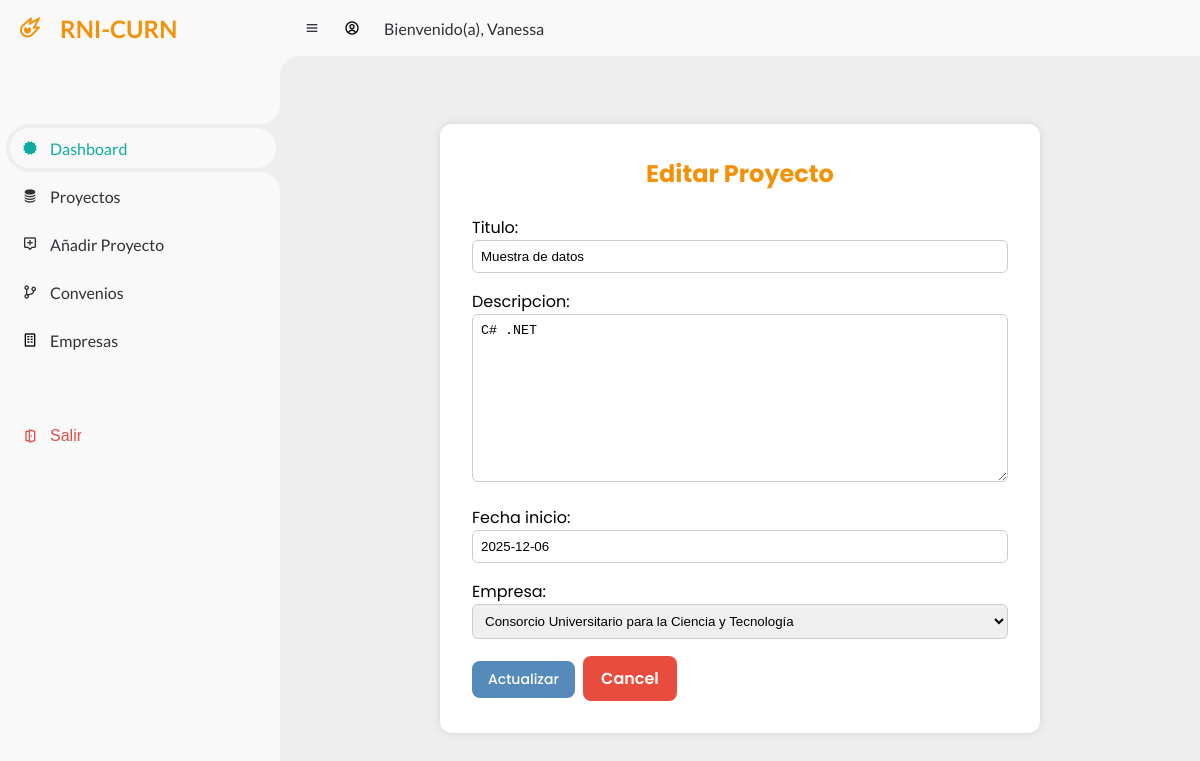
/proyectos/4/editar/ (signed in), run on the app's committed database.
### usuarios/models.py (models this page shows)
class Usuario(AbstractUser):
    email = models.EmailField(unique=True)
    correo_verificado = models.BooleanField(default=False)

### proyectos/models.py (models this page shows, shortened)
class Proyecto(models.Model):
    titulo = models.CharField(max_length=200)
    descripcion = models.TextField()
    fecha_inicio = models.DateField()
    investigador = models.ForeignKey(settings.AUTH_USER_MODEL, on_delete=models.CASCADE)
    empresa = models.ForeignKey(Empresa, on_delete=models.SET_NULL, null=True, blank=True)

### proyectos/views.py (the view)
# urls.py: path('<int:proyecto_id>/editar/', views.editar_proyecto, name='editar_proyecto'),
@login_required
def editar_proyecto(request, proyecto_id):
    proyecto = get_object_or_404(Proyecto, id=proyecto_id, investigador=request.user)
    if request.method == 'POST':
        form = ProyectoForm(request.POST, instance=proyecto)
        if form.is_valid():
            form.save()
            return redirect('lista_proyectos')
    else:
        form = ProyectoForm(instance=proyecto)
    return render(request, 'proyectos/editar.html', {'form': form, 'proyecto': proyecto})

### proyectos/forms.py
class ProyectoForm(forms.ModelForm):
    class Meta:
        model = Proyecto
        fields = ['titulo', 'descripcion', 'fecha_inicio', 'empresa']

### convenios/models.py (called while the page is built)
    def __str__(self):
        return self.nombre

### templates/proyectos/editar.html (shortened to what this page needs)
{% extends 'main/base.html' %}
{% load static %}
{% block content %}
<section id="content">
    <main>
        <div class="form-container">
            <h2 class="login-title">Editar Proyecto</h2>
            <form class="form" method="post">
                {{ form.as_p }}
                <button class="btn-edit" type="submit">Actualizar</button>
                <a href="{% url 'lista_proyectos' %}" class="btn-cancel">Cancel</a>
            </form>
        </div>
    </main>
</section>
{% endblock %}

### templates/main/base.html (shortened to what this page needs)
{% load static %}
<!DOCTYPE html>
<html lang="en">
<head>
    <link rel="stylesheet" href="{% static 'css/style.css' %}">
    <link href='https://unpkg.com/boxicons@2.1.4/css/boxicons.min.css' rel='stylesheet'>
</head>
<body>
    <section id="sidebar">
        <a href="/home" class="brand">
            <i class='bx bx-meteor' ></i>
            <span class="text">RNI-CURN</span>
        </a>
        <ul class="side-menu top">
            {% if user.is_authenticated %}
            <li class="active">
                <a href="/home">
                    <i class='bx bxs-certification'></i>
                    <span class="text">Dashboard</span>
                </a>
            </li>
            <li>
                <a href="{% url 'lista_proyectos' %}" class="nav-link">
                    <i class='bx bxs-coin-stack' ></i>
                    <span class="text">Proyectos</span>
                </a>
            </li>
            <li>
                <a href="{% url 'registrar_proyecto' %}" class="nav-link">
                    <i class='bx bx-message-alt-add'></i>
                    <span class="text">Añadir Proyecto</span>
                </a>
            </li>
            <li>
                <a href="{% url 'lista_convenios' %}" class="nav-link">
                    <i class='bx bx-git-branch'></i>
                    <span class="text">Convenios</span>
                </a>
            </li>
            <li>
                <a href="{% url 'lista_empresas' %}" class="nav-link">
                    <i class='bx  bx-building'  style='color:#000000'></i>
                    <span class="text">Empresas</span>
                </a>
            </li>
        </ul>
        <ul class="side-menu">
            <li>
                <a href="">
                    <form method="post" action="{% url 'logout' %}">
                    <button class="btn" type="submit"><i class='bx  bx-door-open'></i> Salir</button>
                    </form>
                </a>
            </li>
        {% endif %}
        </ul>
    </section>
    <section id="content">
        <nav>
            <i class='bx bx-menu' ></i>
			{% if request.user.is_authenticated %}
            <i class='bx  bx-user-circle'  style='color:#000000'></i>
			<a href="#" class="nav-link">Bienvenido(a), {{ request.user.username }}</a>
            {% endif %}
        </nav>
    </section>
    <div class="container-fluid">
        {% block content %}
        {% endblock %}
    </div>
</body>
</html>

### static/css/style.css (style rules this page uses)
* { margin: 0; padding: 0; box-sizing: border-box; }
a { text-decoration: none; }
li { list-style: none; }
:root { --poppins: 'Poppins', sans-serif; --lato: 'Lato', sans-serif; --light: #F9F9F9; --blue: #0FABA0; --light-blue: #CFE8FF; --grey: #eee; --dark-grey: #AAAAAA; --dark: #342E37; --red: #DB504A; --yellow: #FFCE26; --light-yellow: #FFF2C6; --orange: #F39208; --light-orange: #FFE0D3; --dark-blue: #276aa9; }
html { overflow-x: hidden; }
body { background: var(--grey); overflow-x: hidden; }
#sidebar { position: fixed; top: 0; left: 0; width: 280px; height: 100%; background: var(--light); z-index: 2000; font-family: var(--lato); transition: .3s ease; overflow-x: hidden; scrollbar-width: none; }
#sidebar .brand { font-size: 24px; font-weight: 700; height: 56px; display: flex; align-items: center; color: var(--orange); position: sticky; top: 0; left: 0; background: var(--light); z-index: 500; padding-bottom: 20px; box-sizing: content-box; }
#sidebar .brand .bx { min-width: 60px; display: flex; justify-content: center; }
#sidebar .side-menu { width: 100%; margin-top: 48px; }
#sidebar .side-menu li { height: 48px; background: transparent; margin-left: 6px; border-radius: 48px 0 0 48px; padding: 4px; }
#sidebar .side-menu li.active { background: var(--grey); position: relative; }
#sidebar .side-menu li.active::before { content: ''; position: absolute; width: 40px; height: 40px; border-radius: 50%; top: -40px; right: 0; box-shadow: 20px 20px 0 var(--grey); z-index: -1; }
#sidebar .side-menu li.active::after { content: ''; position: absolute; width: 40px; height: 40px; border-radius: 50%; bottom: -40px; right: 0; box-shadow: 20px -20px 0 var(--grey); z-index: -1; }
#sidebar .side-menu li a, .btn { width: 100%; height: 100%; background: var(--light); display: flex; align-items: center; border-radius: 48px; font-size: 16px; color: var(--dark); white-space: nowrap; overflow-x: hidden; }
#sidebar .side-menu.top li.active a { color: var(--blue); }
#sidebar .side-menu li .btn { color: var(--red); background: none; border: none; cursor: pointer; }
#sidebar .side-menu li a .bx { min-width: calc(60px - ((4px + 6px) * 2)); display: flex; justify-content: center; }
#content { position: relative; width: calc(100% - 280px); left: 280px; transition: .3s ease; }
#content nav { height: 56px; background: var(--light); padding: 0 24px; display: flex; align-items: center; grid-gap: 24px; font-family: var(--lato); position: sticky; top: 0; left: 0; z-index: 1000; }
#content nav::before { content: ''; position: absolute; width: 40px; height: 40px; bottom: -40px; left: 0; border-radius: 50%; box-shadow: -20px -20px 0 var(--light); }
#content nav a { color: var(--dark); }
#content nav .bx.bx-menu { cursor: pointer; color: var(--dark); }
#content nav .nav-link { font-size: 16px; transition: .3s ease; }
#content main { width: 100%; padding: 36px 24px; font-family: var(--poppins); max-height: calc(100vh - 56px); overflow-y: auto; }
.login-title { text-align: center; margin-bottom: 24px; color: var(--orange); }
.form-container { background: #fff; padding: 2rem; margin: 2rem auto; border-radius: 12px; box-shadow: 0 0 10px rgba(0, 0, 0, 0.1); max-width: 600px; }
.form-container .form p { margin-bottom: 1rem; }
.form-container .form input, .form-container .form select, .form-container .form textarea { width: 100%; padding: 0.5rem; border-radius: 6px; border: 1px solid #ccc; }
.btn-edit, .btn-delete, .btn-details { display: inline-block; margin: 6px 4px 0 0; padding: 8px 16px; font-weight: 500; border-radius: 8px; font-family: var(--poppins); font-size: 14px; text-align: center; text-decoration: none; border: none; cursor: pointer; transition: background-color 0.3s ease; }
.btn-edit { background-color: #568aba; color: white; }
.btn-cancel, .btn-update { display: inline-block; padding: 10px 18px; font-size: 16px; font-weight: 600; border-radius: 8px; border: none; cursor: pointer; transition: all 0.3s ease; }
.btn-cancel { background-color: #e74c3c; color: white; }

### data on the page
Usuario: user.username "Vanessa"
Proyecto: titulo "Muestra de datos", descripcion "C# .NET", fecha_inicio "2025-12-06", empresa "Consorcio Universitario para la Ciencia y Tecnología"
